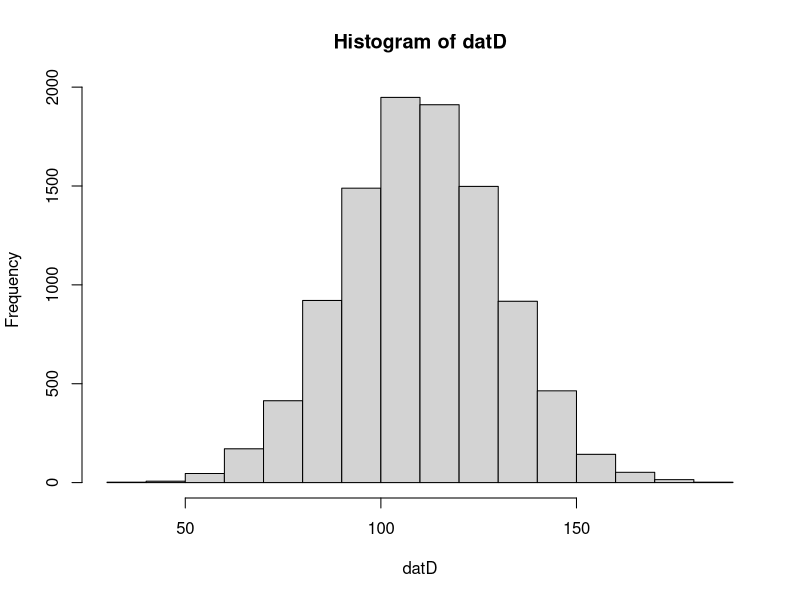
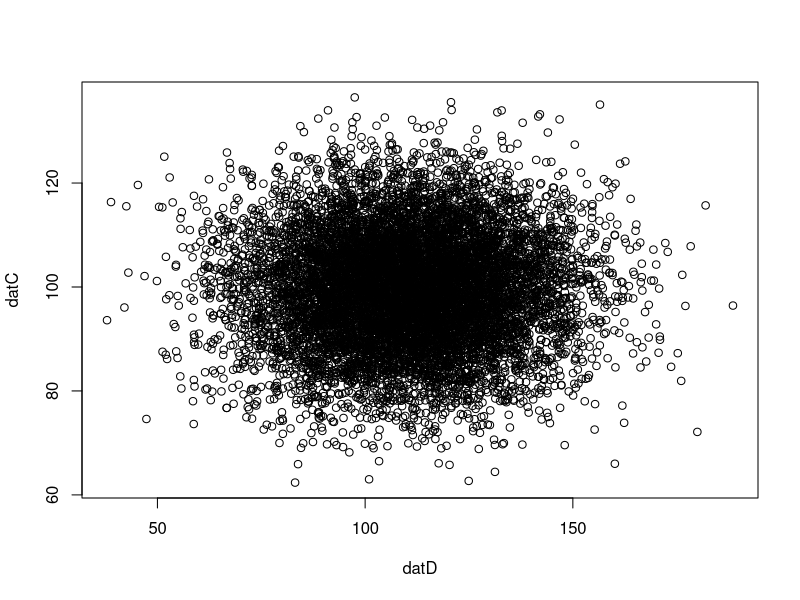
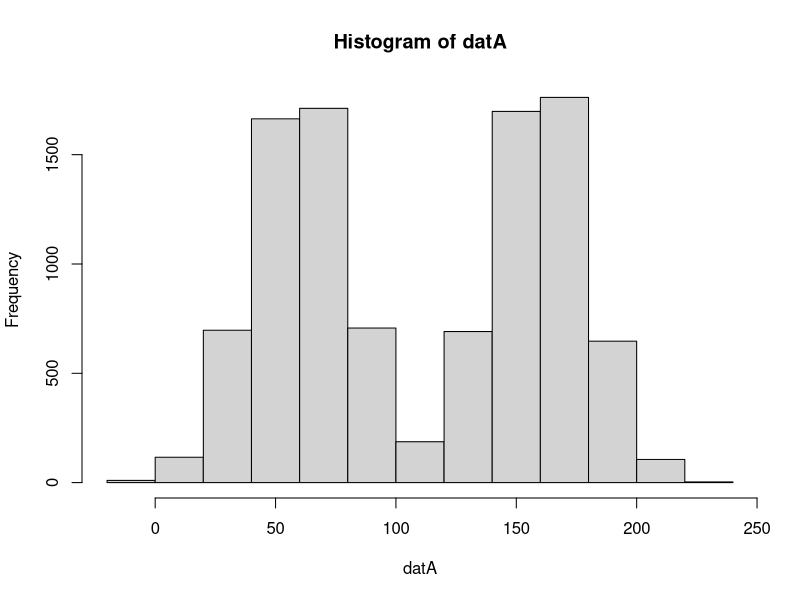

Reproduce these figures in R, in order.
# data summary

n<-10000
mA<-110
mB<-100
sdA<-20
sdB<-5
gap<-50

datA<-c(rnorm(n/2, mean=mA-gap, sd=sdA),rnorm(n/2,mean=mA+gap,sd=sdA))
datB<-rnorm(n, mean=mB, sd=sdB)
datC<-datB*-1.5+rnorm(100, 250, 8)
datD<-rnorm(n, mean=mA, sd=sdA)

hist(datD)

plot(datD,datC)
cor(datB,datC)

dat<-data.frame(cbind(datA,datB,datC,datD))
write.csv(dat,file='week13_1.csv',row.names = FALSE) 

hist(datA)
